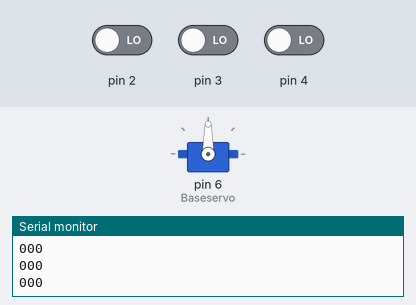
Bench run of a sketch on a simulated Arduino Uno, built with avr-gcc and run on an emulated ATmega328P. Parts: servo, the last lines printed to the serial monitor. The test bench sets the inputs (shaded band); at power-on: pin 2 LOW, pin 3 LOW, pin 4 LOW.

Above: at 1.2 s.
1.3 s: pin 2 driven HIGH
At 1.8 s:
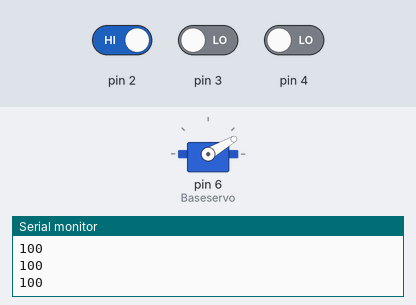
2.8 s: pin 3 driven HIGH
At 4.0 s:
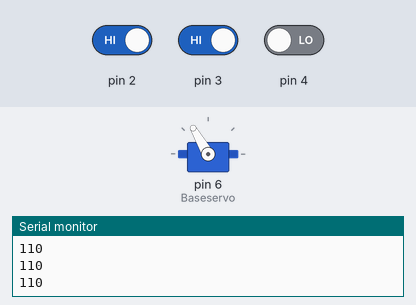
4.3 s: pin 4 driven HIGH
At 4.8 s:
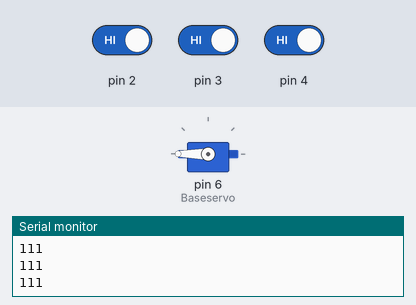
5.8 s: pin 4 driven LOW
At 6.7 s:
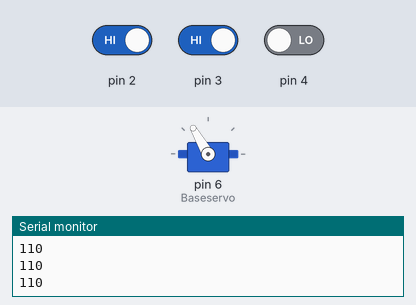
7.3 s: pin 3 driven LOW
At 8.6 s:
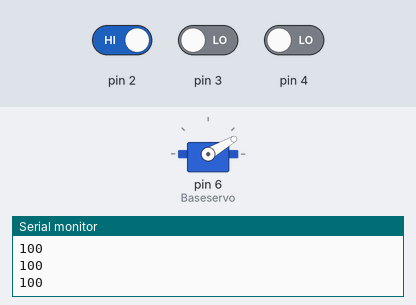
Timing chart, 0 to 9.8 s (numbered marks = the images above; inputs shaded):
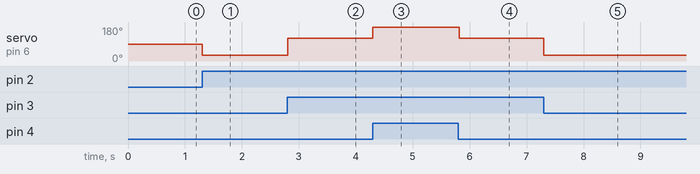

Measured:
- after the input at 1.3 s, servo on pin 6 (Baseservo): 90° → 30° at once
- after the input at 2.8 s, servo on pin 6 (Baseservo): 30° → 120° at once
- after the input at 4.3 s, servo on pin 6 (Baseservo): 120° → 180° at once
- after the input at 5.8 s, servo on pin 6 (Baseservo): 180° → 120° at once
- after the input at 7.3 s, servo on pin 6 (Baseservo): 120° → 30° at once

The sketch:

sketch_jan11c_servo_with_pushbuttn.ino
```cpp
#include <Servo.h>
Servo Baseservo;

void setup() {
  Serial.begin(9600);
  Baseservo.attach(6);
  pinMode(2,INPUT);
  pinMode(3,INPUT);
  pinMode(4,INPUT);
}

void loop() {

int A = digitalRead(2);
int B = digitalRead(3);
int C = digitalRead(4);

   if (A == HIGH) {
     Baseservo.write(30);
  }

   if (B == HIGH) {
     Baseservo.write(120);
  }

   if (C == HIGH) {
     Baseservo.write(180);
  }
  Serial.print(A);
  Serial.print(B);
  Serial.println(C);
}
```
